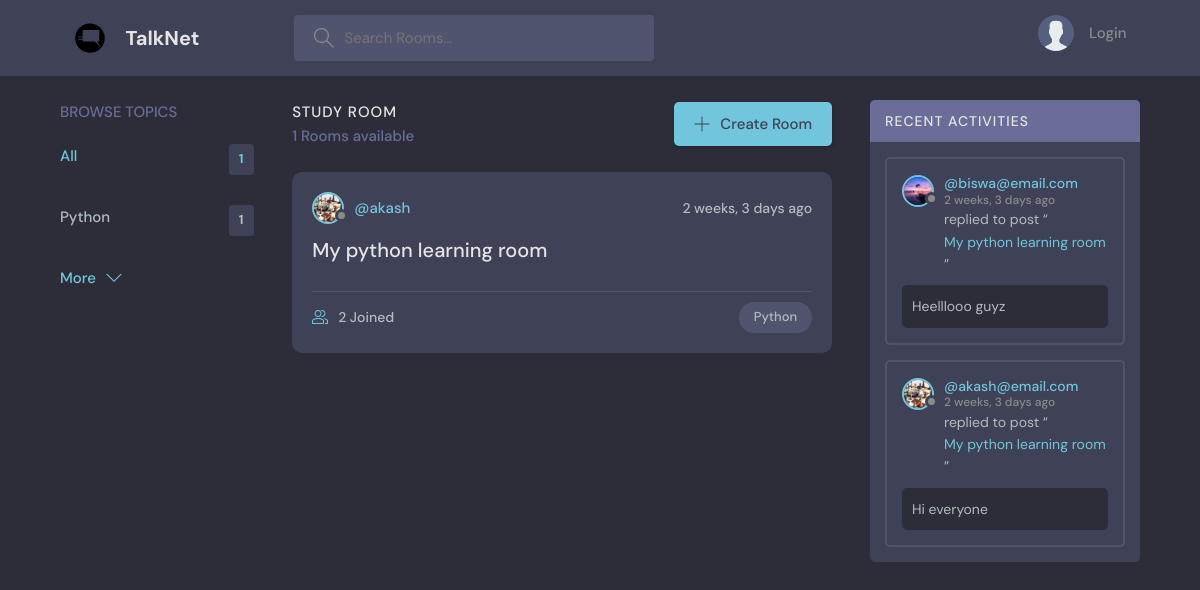
The page / on the database its author committed.
### base/models.py (models this page shows, shortened)
class Topic(models.Model):
    name = models.CharField(max_length=200)

class Room(models.Model):
    host = models.ForeignKey(User, on_delete=models.SET_NULL, null=True)
    topic = models.ForeignKey(Topic, on_delete=models.SET_NULL, null=True)
    name = models.CharField(max_length=200)
    description = models.TextField(null=True, blank=True)
    participants = models.ManyToManyField(User, related_name="participants", blank=True)
    updated = models.DateTimeField(auto_now=True)
    created = models.DateTimeField(auto_now_add=True)
    def __str__(self):
        return self.name
    class Meta:
        ordering = ["-updated", "-created"]

class User(AbstractUser):
    name = models.CharField(max_length=200, null=True)
    email = models.EmailField(unique=True, null=True)
    bio = models.TextField(null=True)
    avatar = models.ImageField(null=True, default="avatar.svg")
    USERNAME_FIELD = "email"
    REQUIRED_FIELDS = []

class Message(models.Model):
    user = models.ForeignKey(User, on_delete=models.CASCADE)
    room = models.ForeignKey(Room, on_delete=models.CASCADE)
    body = models.TextField()
    updated = models.DateTimeField(auto_now=True)
    created = models.DateTimeField(auto_now_add=True)
    def __str__(self):
        return self.body[0:50]
    class Meta:
        ordering = ["-updated", "-created"]

### base/views.py (the view)
# urls.py: path("", views.home, name="home"),
def home(request):
    q = request.GET.get("q") if request.GET.get("q") != None else ""
    rooms = Room.objects.filter(
        Q(topic__name__icontains=q)
        | Q(name__icontains=q)
        | Q(description__icontains=q)
    )
    topics = Topic.objects.all()[0:5]
    room_count = rooms.count()
    room_messages = Message.objects.filter(Q(room__topic__name__icontains=q))
    context = {
        "rooms": rooms,
        "topics": topics,
        "room_count": room_count,
        "room_messages": room_messages,
    }
    return render(request, "base/home.html", context)

### base/templates/base/home.html (shortened to what this page needs)
{% extends 'main.html' %} {% block content %}
<main class="layout layout--3">
    <div class="container">
        {% include 'base/topic_component.html' %}
        <div class="roomList">
            <div class="roomList__header">
                <div>
                    <h2>Study Room</h2>
                    <p>{{room_count}} Rooms available</p>
                </div>
                <a class="btn btn--main" href="{% url 'create-room' %}">
                    <svg
                        version="1.1"
                        xmlns="http://www.w3.org/2000/svg"
                        width="32"
                        height="32"
                        viewBox="0 0 32 32"
                    >
                        <title>add</title>
                        <path
                            d="M16.943 0.943h-1.885v14.115h-14.115v1.885h14.115v14.115h1.885v-14.115h14.115v-1.885h-14.115v-14.115z"
                        ></path>
                    </svg>
                    Create Room
                </a>
            </div>
            {% include 'base/feed_component.html' %}
        </div>
        {% include 'base/activity_component.html' %}
    </div>
</main>
{% endblock content %}

### base/templates/base/topic_component.html
<div class="topics">
    <div class="topics__header">
        <h2>Browse Topics</h2>
    </div>
    <ul class="topics__list">
        <li>
            <a href="{% url 'home' %}" class="active">All <span>{{topics.count}}</span></a>
        </li>
        {% for topic in topics %}
        <li>
            <a href="{% url 'home' %}?q={{topic.name}}"
                >{{topic.name}} <span>{{topic.room_set.all.count}}</span></a
            >
        </li>
        {% endfor %}
    </ul>
    <a class="btn btn--link" href="{% url 'topics' %}">
        More
        <svg
            version="1.1"
            xmlns="http://www.w3.org/2000/svg"
            width="32"
            height="32"
            viewBox="0 0 32 32"
        >
            <title>chevron-down</title>
            <path d="M16 21l-13-13h-3l16 16 16-16h-3l-13 13z"></path>
        </svg>
    </a>
</div>

### base/templates/base/feed_component.html (shortened to what this page needs)
{% for room in rooms %}
<div class="roomListRoom">
    <div class="roomListRoom__header">
        <a href="{% url 'user-profile' room.host.id %}" class="roomListRoom__author">
            <div class="avatar avatar--small">
                <img src="{{room.host.avatar.url}}" />
            </div>
            <span>@{{room.host.username}}</span>
        </a>
        <div class="roomListRoom__actions">
            <span>{{room.created|timesince}} ago</span>
        </div>
    </div>
    <div class="roomListRoom__content">
        <a href="{% url 'room' room.id %}">{{room.name}}</a>
    </div>
    <div class="roomListRoom__meta">
        <a href="{% url 'room' room.id %}" class="roomListRoom__joined">
            {{room.participants.all.count}} Joined
        </a>
        <p class="roomListRoom__topic">{{room.topic.name}}</p>
    </div>
</div>
{% endfor %}

### base/templates/base/activity_component.html (shortened to what this page needs)
<div class="activities">
    <div class="activities__header">
        <h2>Recent Activities</h2>
    </div>
    {% for message in room_messages %}
    <div class="activities__box">
        <div class="activities__boxHeader roomListRoom__header">
            <a href="{% url 'user-profile' message.user.id %}" class="roomListRoom__author">
                <div class="avatar avatar--small">
                    <img src="{{message.user.avatar.url}}" />
                </div>
                <p>
                    @{{message.user}}
                    <span>{{message.created|timesince}} ago</span>
                </p>
            </a>
        </div>
        <div class="activities__boxContent">
            <p>replied to post “<a href="{% url 'room' message.room.id %}">{{message.room}}</a>”</p>
            <div class="activities__boxRoomContent">
                {{message}}{% if message.body|length > 50 %}... {% endif %}
            </div>
        </div>
    </div>
    {% endfor %}
</div>

### rows shown on the page
Topic: name "Python", room_set.all.count "1"
Room: host.avatar (picture), host.username "akash", created "2 weeks, 3 days", name "My python learning room", participants.all.count "2", topic.name "Python"
Message: user.avatar (picture), user "biswa@email.com", created "2 weeks, 3 days", room "My python learning room", body "Heelllooo guyz"
Message: user.avatar (picture), user "akash@email.com", created "2 weeks, 3 days", room "My python learning room", body "Hi everyone"

### other values the page prints
{{ topics.count }} "1"
{{ room_count }} "1"
